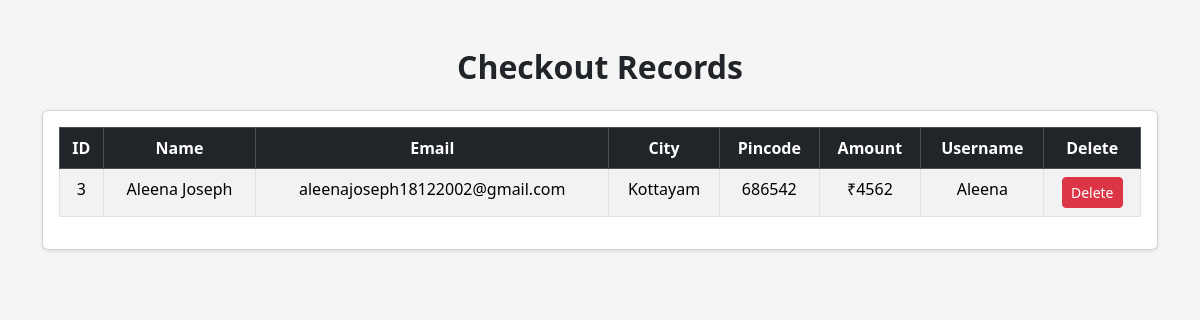
Before: /PoteriaSite/editcheckout/ with the older database file.
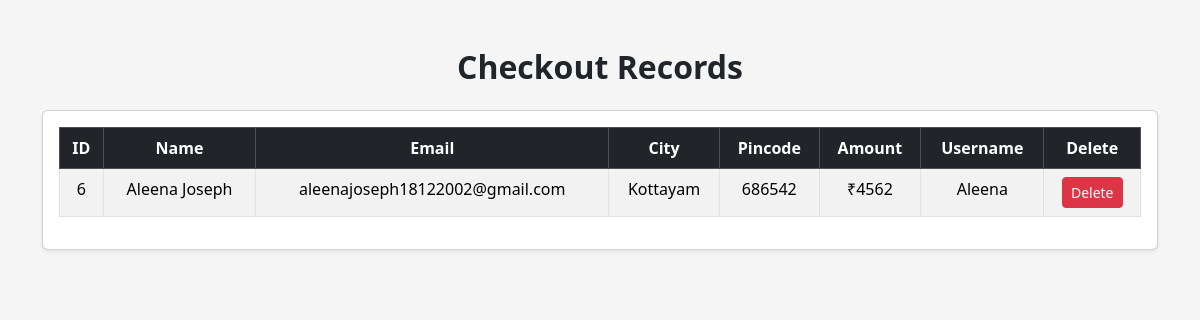
After: the same page with the newer database file.
### webapp/models.py (models this page shows, shortened)
class Checkoutdb(models.Model):
    Fullame = models.CharField(max_length=30, null=True, blank=True)
    Email = models.EmailField(max_length=30, null=True, blank=True)
    Address = models.CharField(max_length=30, null=True, blank=True)
    City = models.CharField(max_length=30, null=True, blank=True)
    Pincode = models.IntegerField(null=True, blank=True)
    Total_amount = models.IntegerField(null=True, blank=True)
    Checkout_Username = models.CharField(max_length=30, null=True, blank=True)

### webapp/views.py (the view)
# urls.py: path('editcheckout/', views.editcheckout, name="editcheckout"),
def editcheckout(request):
    data = Checkoutdb.objects.all()
    return render(request, "checkoutdisplay.html", {'data': data})

### webapp/templates/checkoutdisplay.html (shortened to what this page needs)
<!DOCTYPE html>
<html lang="en">
{% load static %}
<head>
    <link href="https://cdn.jsdelivr.net/npm/bootstrap@5.3.1/dist/css/bootstrap.min.css" rel="stylesheet">
</head>
<body style="background:#f5f5f5">
<div class="container mt-5">
    <h2 class="text-center fw-bold mb-4">Checkout Records</h2>
    <div class="card shadow-sm">
        <div class="card-body">
            <table class="table table-bordered table-striped text-center">
                <thead class="table-dark">
                <tr>
                    <th>ID</th>
                    <th>Name</th>
                    <th>Email</th>
                    <th>City</th>
                    <th>Pincode</th>
                    <th>Amount</th>
                    <th>Username</th>
                    <th>Delete</th>
                </tr>
                </thead>
                <tbody>
                {% for i in data %}
                <tr>
                    <td>{{ i.id }}</td>
                    <td>{{ i.Fullame }}</td>
                    <td>{{ i.Email }}</td>
                    <td>{{ i.City }}</td>
                    <td>{{ i.Pincode }}</td>
                    <td>₹{{ i.Total_amount }}</td>
                    <td>{{ i.Checkout_Username }}</td>
                    <td>
                        <a href="{% url 'deletecheckout' d_id=i.id %}"
                           class="btn btn-danger btn-sm"
                           onclick="return confirm('Are you sure you want to delete this checkout entry?');">
                            Delete
                        </a>
                    </td>
                </tr>
                {% empty %}
                <tr>
                    <td colspan="8" class="text-muted">No checkout records found.</td>
                </tr>
                {% endfor %}
                </tbody>
            </table>
        </div>
    </div>
</div>
</body>
</html>

Changed rows visible on the page:
removed Checkoutdb: id "3", Fullame "Aleena Joseph", Email "aleenajoseph18122002@gmail.com", City "Kottayam", Pincode "686542", Total_amount "4562", Checkout_Username "Aleena"
added Checkoutdb: id "6", Fullame "Aleena Joseph", Email "aleenajoseph18122002@gmail.com", City "Kottayam", Pincode "686542", Total_amount "4562", Checkout_Username "Aleena"
